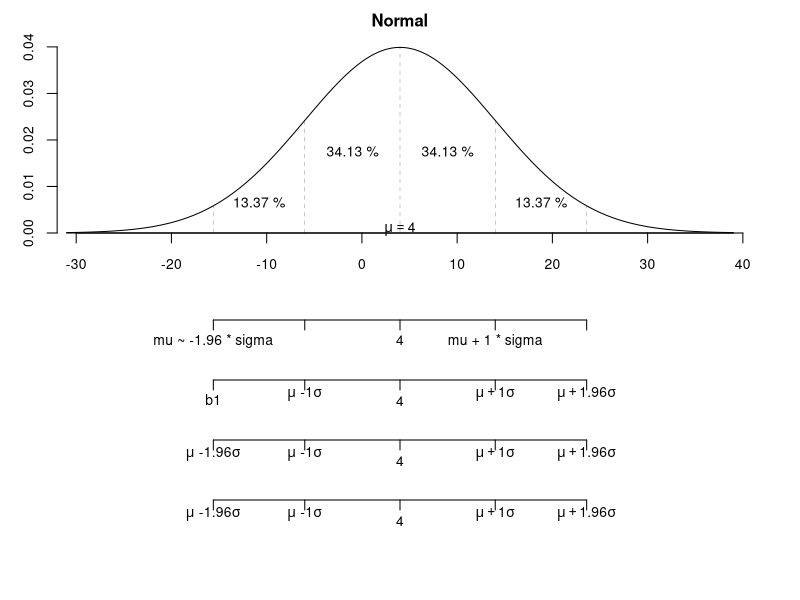

Here is the R script that generated this plot:
### Filename: plotMathProblem.R
### Paul Johnson July 7, 2010
### email me <pauljohn@ku.edu>

### This is a tale of "coercion" of items in vectors.

### Run this code through and see if you can explain the
### puzzle at the end.

  sigma <- 10.0
  mu <- 4.0

  myx <- seq( mu - 3.5*sigma,  mu+ 3.5*sigma, length.out=500)

  myDensity <- dnorm(myx,mean=mu,sd=sigma)

  ### xpd needed to allow writing outside strict box of graph
  ### Need big bottom margin to add several x axes
  par(xpd=TRUE, ps=10, mar=c(18,2,2,2))

  plot(myx, myDensity, type="l", xlab="", ylab="Probability Density ", main="Normal", axes=FALSE)
  axis(2, pos= mu - 3.6*sigma)
  axis(1, pos=0)

  lines(c(myx[1],myx[length(myx)]),c(0,0)) ### closes off axes


  addInteriorLine <- function(x, m, sd){
    for (i in 1:(length(x))){
      lines( c(x[i],x[i]), c(0, dnorm(x[i],m=m,sd=sd)), lty= 14, lwd=.2)
    }
  }


  dividers <- c(qnorm(0.025), -1, 0, 1, qnorm(0.975))

  addInteriorLine(mu+sigma*dividers, mu,sigma)

  # bquote gets the value of mu from the environment with .(mu).
  t1 <- bquote( mu == .(mu))
   mtext(t1, 1, at=mu, line=-1)


  addInteriorLabel <- function(pos1, pos2, m, s){
    area <- abs(100*( pnorm(m+pos1*s,m,s)-pnorm(m+pos2*s, m,s)))
    mid <- m+0.5*(pos1+pos2)*s
    text(mid, 0.5*dnorm(mid,m,s),label=paste(round(area,2),"%"))
  }


  addInteriorLabel(dividers[1],dividers[2],  mu, sigma)
  addInteriorLabel(dividers[2],dividers[3],  mu, sigma)
  addInteriorLabel(dividers[3],dividers[4],  mu, sigma)
  addInteriorLabel(dividers[4],dividers[5],  mu, sigma)

   b1 <- substitute( mu ~ d*sigma, list(d=round(dividers[1],2)))
   b2 <- substitute( mu ~ d*sigma, list(d=round(dividers[2],2)))
   b3 <- substitute( mu )
   b4 <- substitute( mu + d*sigma, list(d=round(dividers[4],2)))
   b5 <- substitute( mu + d*sigma, list(d=round(dividers[5],2)) )

  ## 1. Fails, labels not ready yet. R needs expressions to do plotmath
  axis(1, line=4, at=mu+dividers*sigma, labels=c(b1,b2,b3,b4,b5), padj=-1)

   ## 2. Also fails, but in an interesting way. Puzzle. Why do all
   ## but b1 display properly. 
   axis(1, line=7, at=mu+dividers*sigma, labels=c(expression(b1),b2,b3,b4,b5), padj=-1)

   ## 3. Works, probably the recommended way
   axis(1, line=10, at=mu+dividers*sigma, labels=as.expression(c(b1,b2,b3,b4,b5)), padj=-1)
   ### Duncan Murdoch explained that as.expression is needed in r-help.
   ### The reason that "as." is required is difficult, I think.

   ## 4. Also Works, but hard to understand why.
   axis(1, line=13, at=mu+dividers*sigma, labels=c(as.expression(b1),b2,b3,b4,b5), padj=-1)
   ##  Why does it work with the as.expression applied only to first
   ## element?


   ### Puzzle: Why does 2 fail, and why does 4 work?


   ### Several r-help members helped me understand this.
   ### It comes back to this:
   ### a vector in R has to be a homogeneous collection of items.
   ### All elements have to be numbers, or characters, or expressions.

   ### Putting things into a vector with c() signals R
   ### you want to "coerce" all of the things into the same type.
   ### What happens if you do
   ### x <- c("a", 1, 2, 3, 4) ##?
   ### You don't end up with one character and 4 numbers.  You get 5
   ### characters.
   ### > x
   ### [1] "a" "1" "2" "3" "4"
   ### Behind the scenes, R applies "as.character".

   ### Try #2 sets the first thing as expression(b1), and
   ### then in the effort to build the vector, R runs "as.expression"
   ### on b2, b3, b4, b5 automatically. Because "as.expression" is the
   ### required fix, then we get the correct output for those items.

   ### Why does Try #4 succeed?  Same answer.  After the first item
   ### is seen as an expression, then R coerces the rest with as.expression.

   ### So the approach in #4 works, but only luckily, and when #2 failed,
   ### it creates a very hard to debug problem (for me, at least).

   ### Anyway, now that this "works" I can concentrate on putting this to
   ### use in another project. 
